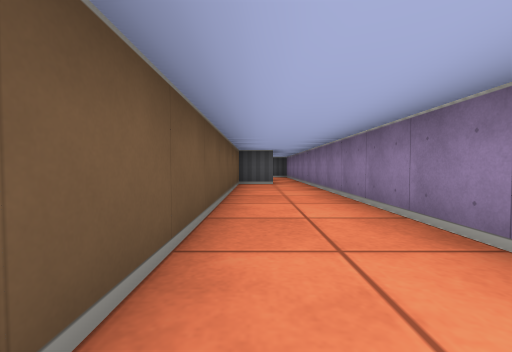
view 1 (above)

16 first-person views from a walk through a cub3D maze. The camera is about half as high as the walls, tilts 2° down and sees 90° across. The floor is counted in squares. Each view is taken from the middle of a square. On the plan, view 1 faces up. The plan holds only what a view shows up to about 9 squares ahead; the rest is blank.

view 2
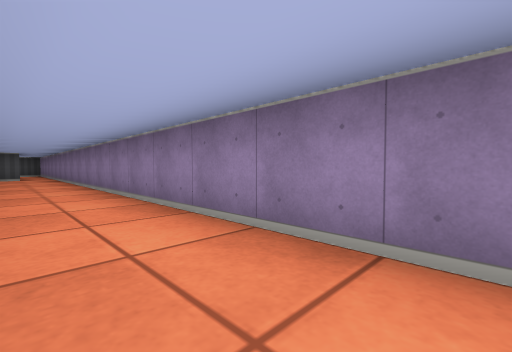

view 3
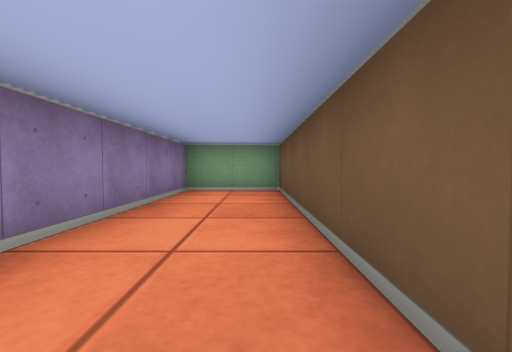

view 4
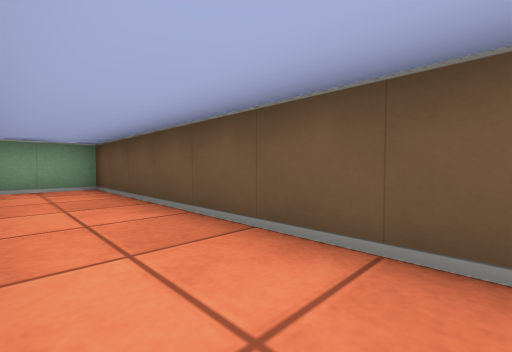

view 5
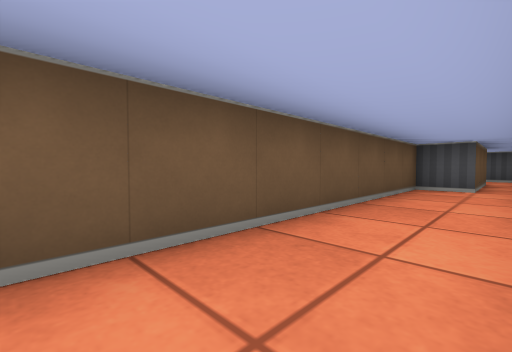

view 6
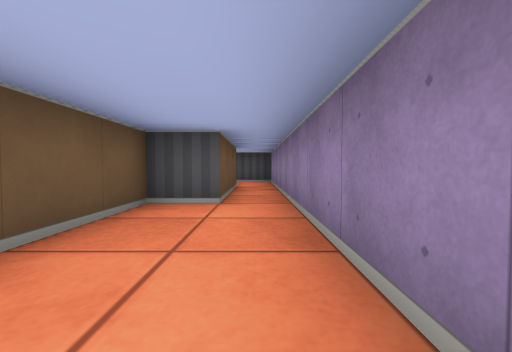

view 7
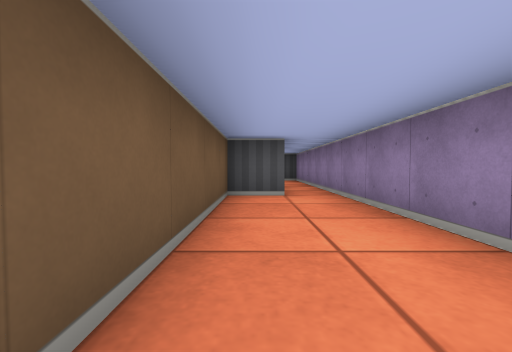

view 8
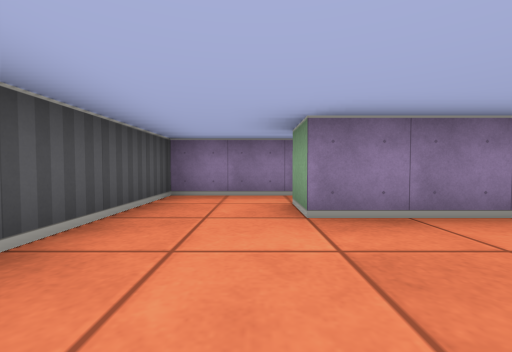

view 9
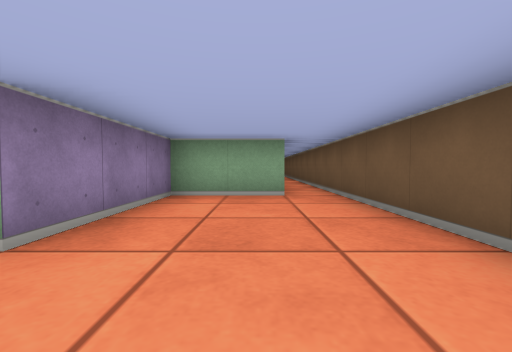

view 10
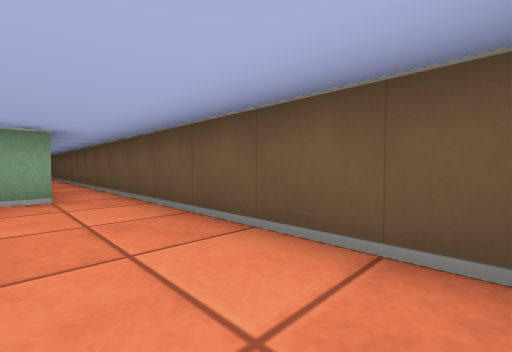

view 11
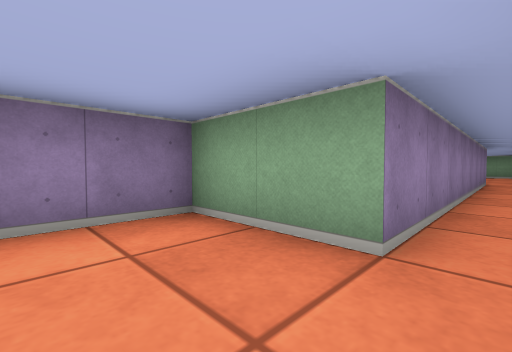

view 12
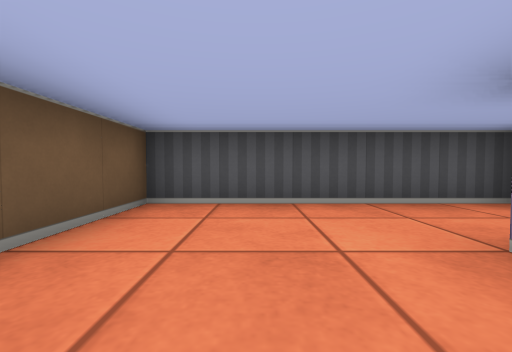

view 13
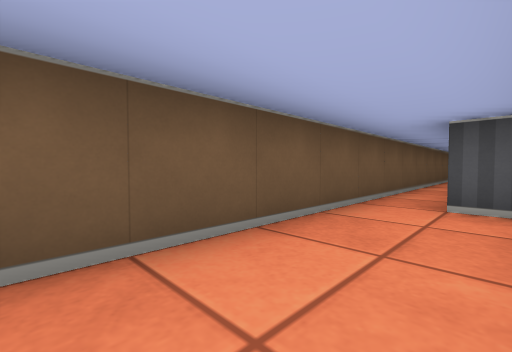

view 14
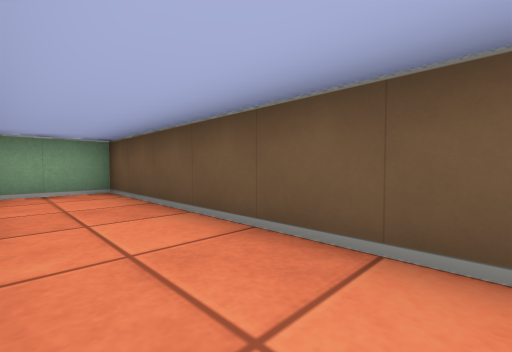

view 15
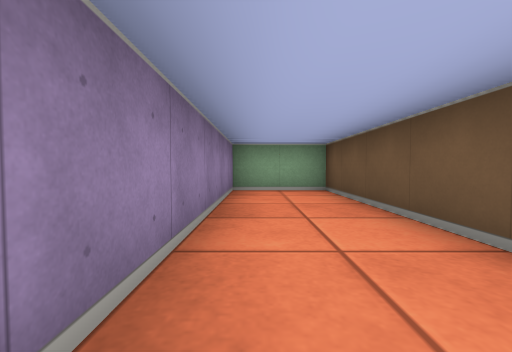

view 16
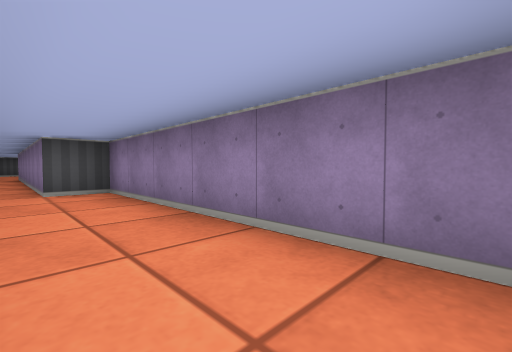

### Floor plan
Ten units are one square. View 1 is at (0, 0); x grows to the right and y downward. Boxes are objects, and circles mark ways between rooms. Rooms are numbered by the first view taken in them; rooms with no view inside come last. Other rooms are left out.
<svg viewBox="-40 -130 60 200">
<path fill="none" stroke="#000" d="M-5 -105 5 -105 5 -75 -5 -75 -5 65 15 65 15 -125 -5 -125M-25 -75 -5 -75 -5 -105M-5 -125 -35 -125 -35 -75M-35 -75 -35 65 -15 65 -15 5 -25 5 -25 -75"/>
<circle cx="0" cy="-115" r="3" fill="#2a7"/>
<circle cx="-30" cy="-70" r="3" fill="#2a7"/>
<text x="10" y="-20">1</text>
<text x="-20" y="-100">2</text>
<text x="-30" y="10">3</text>
</svg>
Room 1 opens to room 2. Room 2 opens to room 3.

Where each view was taken, in squares from view 1:
view 1: 0 up, 0 right, facing up
view 2: 5 down, 0 right, facing up-right
view 3: 1 down, 0 right, facing down
view 4: 0 up, 1 right, facing down-left
view 5: 1 up, 1 right, facing up-left
view 6: 4 up, 1 right, facing up
view 7: 3 up, 0 right, facing up
view 8: 11 up, 3 left, facing right
view 9: 12 up, 2 left, facing down
view 10: 12 up, 2 left, facing down-left
view 11: 9 up, 3 left, facing down-right
view 12: 9 up, 2 left, facing up
view 13: 4 down, 2 left, facing up-left
view 14: 1 down, 2 left, facing down-left
view 15: 1 down, 2 left, facing down
view 16: 6 down, 3 left, facing up-right
